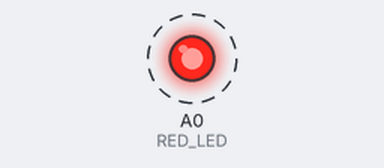
Bench run of a sketch on a simulated Arduino Uno, built with avr-gcc and run on an emulated ATmega328P. On the bench: output pins drawn as LEDs (lit = HIGH). Dashed ring = blinking.

Above: at 0.2 s.
Timing chart, 0 to 3.0 s (numbered marks = the images above):
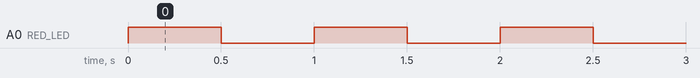

The sketch:

Assignment01.ino
```cpp
//Question 1:
// Program to blink RED LED connected to Arduino Pin Number: Analog 0 (A0)

// Author: BHANWARLAL PRAJAPAT
// Date : 23 June 2023

// HardWare :
// 1. Arduino UNO : 1
// 2. Arduino USB Connector : 1
// 3. BreadBoard : 1
// 4. Male to Male Connector : 2
// 5. LED : 1
// 6. Resistor : 1 (470 Ohm)

// INSTRUCTION:
// 1. Connect -ve Terminal of RED LED to Resistor.
// 2. Connect other Terminal of Resistor to GND PIN of Arduino Board using Jumping Wire (Black Wire Prefered).
// 3. Connect +ve terminal of RED_LED to PIN A0 using Jumper Wire (Red Prefered)
//Run the Code to get Desired Output
#define RED_LED A0

void setup() {
  pinMode(RED_LED,OUTPUT);
}
void loop() {
  digitalWrite(RED_LED,HIGH);
  delay(500);
  digitalWrite(RED_LED,LOW);
  delay(500);
}
```

Measured:
- by itself, A0 (RED_LED): alternates HIGH for 0.50 s and LOW for 0.50 s
